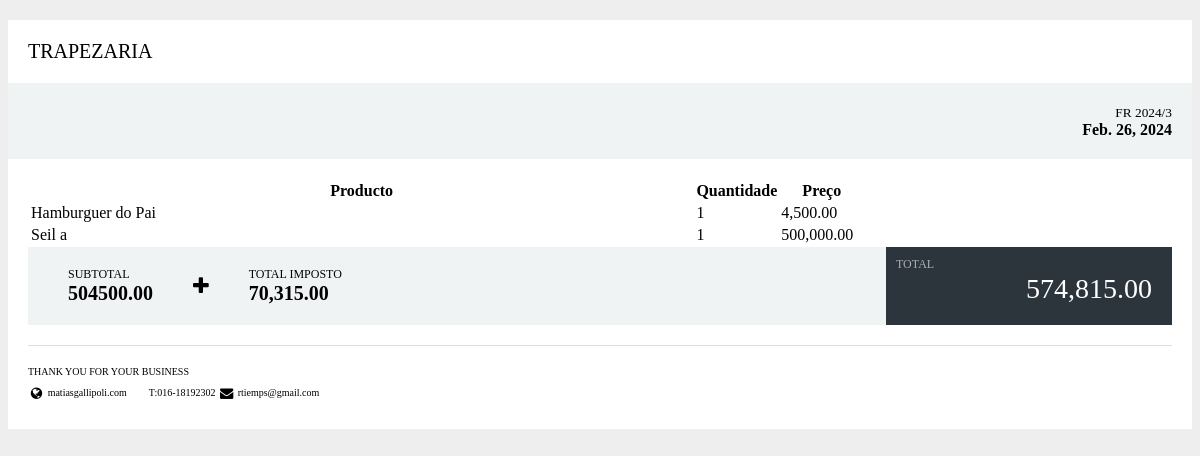
The page /pos/imprimir-fatura/3/ (signed in) on the database its author committed.
### point_of_sale/models.py (models this page shows)
class InvoiceModel(models.Model):
    number = models.CharField(max_length=20, unique=True)
    created_at = models.DateField(auto_created=True)
    description = models.TextField()
    total = models.DecimalField(max_digits=10, decimal_places=2)
    total_tax = models.DecimalField(max_digits=10, decimal_places=2)
    total_without_tax = models.DecimalField(max_digits=10, decimal_places=2)
    saved_by = models.ForeignKey(User, on_delete=models.SET_NULL, null=True)
    class Meta:
        permissions = [
            ("view_invoice", "Pode visualizar factura"),
            ("change_invoice", "Pode criar/editar factura"),
            ("delete_invoice", "Pode eliminar factura"),
        ]
    def __str__(self):
        return self.number

class InvoiceLineModel(models.Model):
    invoice = models.ForeignKey(InvoiceModel, on_delete=models.CASCADE)
    product = models.ForeignKey(ProductModel, on_delete=models.CASCADE)
    quantity = models.IntegerField()
    unit_price = models.DecimalField(max_digits=10, decimal_places=2)
    description = models.TextField()

### management/models.py (models this page shows)
class ProductModel(models.Model):
    __name__='products'
    name = models.CharField(null=False, max_length=50)
    code = models.CharField(null=False, max_length=50)
    price = models.DecimalField(default=0.0, max_digits=10, decimal_places=2)
    description = models.TextField()
    tax_id = models.ForeignKey(TaxModel, on_delete=models.CASCADE)
    category_id = models.ForeignKey(CategoryModel, on_delete=models.CASCADE)
    arquivo = models.ImageField(upload_to='arquivos/', null=True, blank=True)
    saved_by = models.ForeignKey(User, on_delete=models.SET_NULL, null=True)
    class Meta:
        permissions = [
            ("view_product", "Pode visualizar producto"),
            ("change_product", "Pode criar/editar producto"),
            ("delete_product", "Pode eliminar producto"),
        ]
    def __str__(self):
        return self.name

### point_of_sale/views.py (the view)
# urls.py: path('imprimir-fatura/<int:fatura_id>/', views.print_invoice, name='print_invoice'),
@login_required
def print_invoice(request, fatura_id):
    invoice=InvoiceModel.objects.get(pk=fatura_id)
    lines=InvoiceLineModel.objects.filter(invoice=invoice)
    context={
        'invoice':invoice,
        'lines':lines,
    }
    print(context)
    return render(request, 'point_of_sale/print_invoice.html', context)

### point_of_sale/templates/point_of_sale/print_invoice.html (shortened to what this page needs)
{% load humanize %}
<!DOCTYPE html>
<html lang="en">
<head>
</head>
<body>
    <link href="https://maxcdn.bootstrapcdn.com/font-awesome/4.3.0/css/font-awesome.min.css" rel="stylesheet">
    <div class="container">
        <div class="col-md-12">
            <div class="invoice">
                <div class="invoice-company text-inverse f-w-600">
                    TRAPEZARIA
                </div>
                <div class="invoice-header">
                    <div class="invoice-date">
                        <small>{{invoice.number}}</small>
                        <div class="date text-inverse m-t-5">{{invoice.created_at}}</div>
                    </div>
                </div>
                <div class="invoice-content">
                    <div class="table-responsive">
                        <table class="table table-invoice">
                            <thead>
                                <tr>
                                    <th>Producto</th>
                                    <th class="text-center" width="10%">Quantidade</th>
                                    <th class="text-center" width="10%">Preço</th>
                                </tr>
                            </thead>
                            <tbody>
                                {% for line in lines %}
                                <tr>
                                    <td>
                                        <span class="text-inverse">{{line.product}}</span><br>
                                    </td>
                                    <td class="text-center">{{line.quantity}}</td>
                                    <td class="text-center">{{line.unit_price | intcomma}}</td>
                                </tr>
                                {% endfor %}
                            </tbody>
                        </table>
                    </div>
                    <div class="invoice-price">
                        <div class="invoice-price-left">
                            <div class="invoice-price-row">
                                <div class="sub-price">
                                    <small>SUBTOTAL</small>
                                    <span class="text-inverse">{{invoice.total_without_tax}}</span>
                                </div>
                                <div class="sub-price">
                                    <i class="fa fa-plus text-muted"></i>
                                </div>
                                <div class="sub-price">
                                    <small>TOTAL IMPOSTO</small>
                                    <span class="text-inverse">{{invoice.total_tax | intcomma}}</span>
                                </div>
                            </div>
                        </div>
                        <div class="invoice-price-right">
                            <small>TOTAL</small> <span class="f-w-600">{{invoice.total | intcomma}}</span>
                        </div>
                    </div>
                </div>
                <div class="invoice-footer">
                    <p class="text-center m-b-5 f-w-600">
                        THANK YOU FOR YOUR BUSINESS
                    </p>
                    <p class="text-center">
                        <span class="m-r-10"><i class="fa fa-fw fa-lg fa-globe"></i> matiasgallipoli.com</span>
                        <span class="m-r-10"> T:016-18192302</span>
                        <span class="m-r-10"><i class="fa fa-fw fa-lg fa-envelope"></i> rtiemps@gmail.com</span>
                    </p>
                </div>
            </div>
        </div>
    </div>
</body>
</html>

### point_of_sale/templates/point_of_sale/print_invoice.html (style rules this page uses)
body { margin-top: 20px; background: #eee; }
.invoice { background: #fff; padding: 20px }
.invoice-company { font-size: 20px }
.invoice-header { margin: 0 -20px; background: #f0f3f4; padding: 20px }
.invoice-date, .invoice-from, .invoice-to { display: table-cell; width: 1% }
.invoice-date .date, .invoice-from strong, .invoice-to strong { font-size: 16px; font-weight: 600 }
.invoice-date { text-align: right; padding-left: 20px }
.invoice-price { background: #f0f3f4; display: table; width: 100% }
.invoice-price .invoice-price-left, .invoice-price .invoice-price-right { display: table-cell; padding: 20px; font-size: 20px; font-weight: 600; width: 75%; position: relative; vertical-align: middle }
.invoice-price .invoice-price-left .sub-price { display: table-cell; vertical-align: middle; padding: 0 20px }
.invoice-price small { font-size: 12px; font-weight: 400; display: block }
.invoice-price .invoice-price-row { display: table; float: left }
.invoice-price .invoice-price-right { width: 25%; background: #2d353c; color: #fff; font-size: 28px; text-align: right; vertical-align: bottom; font-weight: 300 }
.invoice-price .invoice-price-right small { display: block; opacity: .6; position: absolute; top: 10px; left: 10px; font-size: 12px }
.invoice-footer { border-top: 1px solid #ddd; padding-top: 10px; font-size: 10px }
.invoice>div:not(.invoice-footer) { margin-bottom: 20px }

### rows shown on the page
InvoiceModel: number "FR 2024/3", created_at "Feb. 26, 2024", total_without_tax "504500.00", total_tax "70,315.00", total "574,815.00"
InvoiceLineModel: product "Hamburguer do Pai", quantity "1", unit_price "4,500.00"
InvoiceLineModel: product "Seil a", quantity "1", unit_price "500,000.00"
